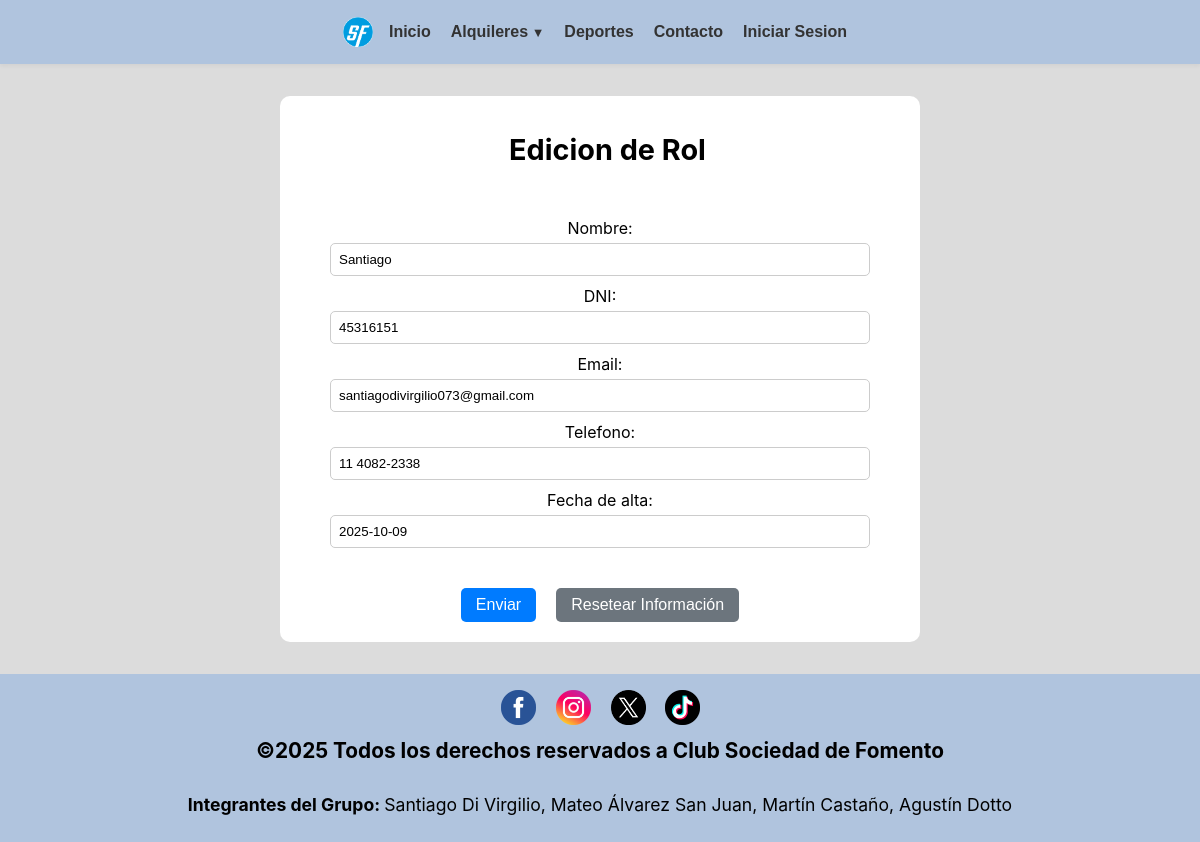
The app's page /modificar_usuario_formu.php?id_usuario=1 with its own data.
### tables this page shows
CREATE TABLE `usuarios` (
  `id_usuario` int(5) NOT NULL,
  `nombre` varchar(10) NOT NULL,
  `clave` varchar(255) NOT NULL,
  `dni` varchar(15) NOT NULL,
  `email` varchar(100) NOT NULL,
  `telefono` varchar(20) NOT NULL,
  `fecha_alta` date NOT NULL,
  `rol` varchar(20) NOT NULL,
  `id_sesion` varchar(255) DEFAULT NULL
);

### modificar_usuario_formu.php (the view, shortened to what this page needs)
<!DOCTYPE html>
<html lang="es">
<head>
	<link rel="stylesheet" href="https://cdnjs.cloudflare.com/ajax/libs/font-awesome/4.7.0/css/font-awesome.min.css">
	<link rel="stylesheet" type="text/css" href="css/estilos.css">
</head>
<body>
	<header>
		<a href="index.php"><img src="imagenes/logo.webp" alt="Logo de la página" class="logo"></a>
	<?php
    include("NAV.php");
    include("conexion.php");
$id = $_GET['id_usuario'];
$conexion_usuario= mysqli_query($conexion, "SELECT * FROM usuarios WHERE id_usuario = '$id'");
$usuario = mysqli_fetch_array($conexion_usuario);
    ?>
	</header>
	<article >
    <section class="formu">
        <h3>Edicion de Rol</h3><br>
	<form action="modificar_usuario.php" method="post">
        <div class="form-group">
            <label for="nombre">Nombre:</label>
            <input type="text" name="nombre" value="<?php echo $usuario["nombre"]?>" />
        </div>
        <div class="form-group">
            <label for="dni">DNI:</label>
            <input type="text" name="dni" value="<?php echo $usuario["dni"]?>" />
        </div>
        <div class="form-group">
            <label for="email">Email:</label>
            <input type="text" name="email" value="<?php echo $usuario["email"]?>" />
        </div>
        <div class="form-group">
            <label for="telefono">Telefono:</label>
            <input type="text" name="telefono" value="<?php echo $usuario["telefono"]?>" />
        </div>
        <div class="form-group">
            <label for="fecha_alta">Fecha de alta:</label>
            <input type="text" name="fecha_alta" value="<?php echo $usuario["fecha_alta"]?>" />
        </div>
        <div class="form-buttons">
            <input id="Enviar" type="submit" value="Enviar">
            <input id="Resetear" type="reset" value="Resetear Información">
        </div>
    </form>
    </section>
</article>
<footer>
<?php
    include("FOOTER.php");
?>
</footer>
</body>
</html>

### css/estilos.css (style rules this page uses)
* { padding: 0; margin: 0; }
body { background-color: #dcdcdc; font-family: -apple-system, BlinkMacSystemFont, "Segoe UI", Roboto, Helvetica, Arial, sans-serif, "Apple Color Emoji", "Segoe UI Emoji", "Segoe UI Symbol"; font-size: 1.3rem; background-size: cover; background-position: center; min-height: 100vh; background-attachment: fixed; display: flex; flex-direction: column; }
header { text-align: center; background-color: #b0c4de; padding: 10px 20px; position: relative; align-items: center; box-shadow: 0 2px 4px rgba(0, 0, 0, 0.05); }
a { text-decoration: none; color:rgb(42, 75, 138); }
.logo { width: 2.6%; display: inline-block; vertical-align: middle; }
.formu { width: 100%; max-width: 600px; margin: 2rem auto; color: #000000; background-color: #ffffff; border-radius: 10px; padding: 20px; text-align: center; ; display: flex; flex-direction: column; }
.formu h3 { font-size: 1.8rem; font-weight: bold; margin-bottom: 1rem; }
.formu label { font-size: 1rem; font-weight: normal; }
.formu form { height: auto; display: flex; flex-direction: column; justify-content: center; gap: 10px; }
form label { display: block !important; text-align: center; }
.formu form input[type="text"], .formu form input[type="password"], .formu form input[type="email"], .formu form textarea { width: 90%; align-self: center; box-sizing: border-box; border: 1px solid #ccc; border-radius: 5px; padding: 8px; }
.form-buttons { display: flex; justify-content: center; margin-top: 5%; gap: 20px; }
.form-buttons input { padding: 8px 15px; font-size: 1rem; border: none; border-radius: 5px; cursor: pointer; background-color: #007bff; color: white; transition: background-color 0.3s ease; }
.form-buttons input#Resetear { background-color: #6c757d; }
.form-group { display: flex; flex-direction: column; gap: 5px; align-items: center; }
article h3 { margin-left: 2.5%; margin-bottom: 1.5%; margin-top: 1rem; font-size: 1.4rem; color: #000000; }
h3 { margin-left: 3%; color: #000000; }
footer { background-color: #b0c4de; text-align: center; padding: 1rem 0; }

### records on screen
usuarios: nombre "Santiago", dni "45316151", email "santiagodivirgilio073@gmail.com", telefono "11 4082-2338", fecha_alta "2025-10-09"
